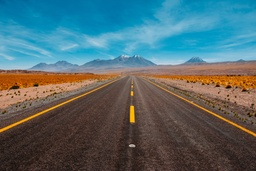
#> input picture hw2/1_tE7hwxGcg3hg35EXUk3W0g.jpeg, 256 x 171 px, shrunk from 4000 x 2666 before the run
$ python LBP.py
#> lines starting #> are read from the running program, lines starting #| are printed output that depends on the picture
import cv2
import numpy as np
from matplotlib import pyplot as plt


def get_pixel(img, center, x, y):

    new_value = 0

    try:
        # If local neighbourhood pixel
        # value is greater than or equal
        # to center pixel values then
        # set it to 1
        if img[x][y] >= center:
            new_value = 1

    except:
        # Exception is required when
        # neighbourhood value of a center
        # pixel value is null i.e. values
        # present at boundaries.
        pass

    return new_value

# Function for calculating LBP
def lbp_calculated_pixel(img, x, y):

    center = img[x][y]

    val_ar = []

    # top_left
    val_ar.append(get_pixel(img, center, x-1, y-1))

    # top
    val_ar.append(get_pixel(img, center, x-1, y))

    # top_right
    val_ar.append(get_pixel(img, center, x-1, y + 1))

    # right
    val_ar.append(get_pixel(img, center, x, y + 1))

    # bottom_right
    val_ar.append(get_pixel(img, center, x + 1, y + 1))

    # bottom
    val_ar.append(get_pixel(img, center, x + 1, y))

    # bottom_left
    val_ar.append(get_pixel(img, center, x + 1, y-1))

    # left
    val_ar.append(get_pixel(img, center, x, y-1))

    # Now, we need to convert binary
    # values to decimal
    power_val = [1, 2, 4, 8, 16, 32, 64, 128]

    val = 0

    for i in range(len(val_ar)):
        val += val_ar[i] * power_val[i]

    return val

path = '1_tE7hwxGcg3hg35EXUk3W0g.jpeg'
img_bgr = cv2.imread(path, 1)
#> img_bgr is the input picture: shape (171, 256, 3); mean B, G, R 110.1, 106.3, 83.1

height, width, _ = img_bgr.shape
#> height = 171; width = 256

# We need to convert RGB image
# into gray one because gray
# image has one channel only.
img_gray = cv2.cvtColor(img_bgr,
                        cv2.COLOR_BGR2GRAY)
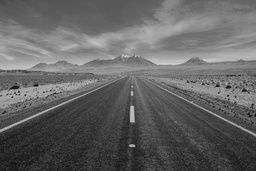
#> img_gray: shape (171, 256); min 6, max 210, mean 99.8

# Create a numpy array as
# the same height and width
# of RGB image
img_lbp = np.zeros((height, width),
                   np.uint8)

for i in range(0, height):
    for j in range(0, width):
        img_lbp[i, j] = lbp_calculated_pixel(img_gray, i, j)
#> this loop made 171 passes
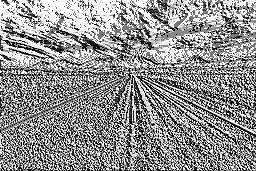
#> img_lbp: shape (171, 256); min 0, max 255, mean 144.4

#plt.imshow(img_bgr)
#plt.show()
cv2.imwrite('hw2/LBP.jpg',img_lbp)
#plt.imshow(img_lbp, cmap ="gray")
#plt.show()

print("LBP Program is finished")
